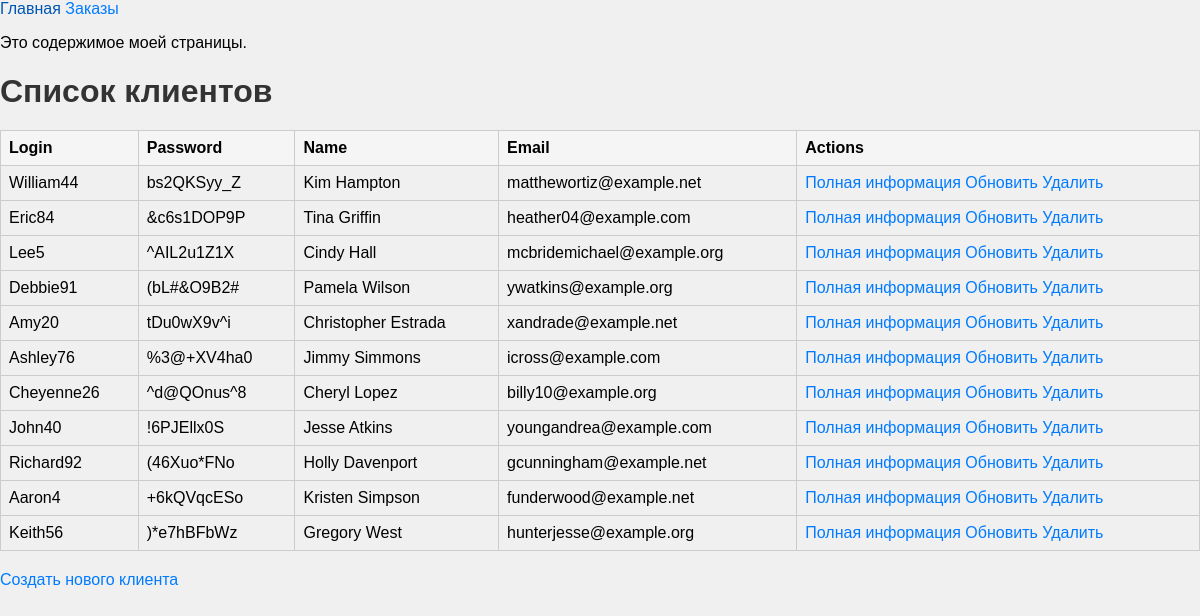
Page /client_list on the committed database.
### apphw/models.py (models this page shows, shortened)
class Client(models.Model):
    login = models.CharField(max_length=30)
    password = models.CharField(max_length=30)
    name = models.CharField(max_length=50)
    email = models.EmailField()
    phone_number = models.CharField(max_length=15)
    address = models.TextField()
    registration_date = models.DateField(auto_now_add=True)

### apphw/views.py (the view)
# urls.py: path('client_list', views.client_list, name='client_list'),
def client_list(request):
    clients = Client.objects.all()
    return render(request, 'client_list.html', {'clients': clients})

### apphw/templates/client_list.html (shortened to what this page needs)
{% extends 'base.html' %}
{% block content %}
<p>Это содержимое моей страницы.</p>
    <h1>Список клиентов</h1>
    <table>
        <thead>
            <tr><th>Login</th>
                <th>Password</th>
                <th>Name</th>
                <th>Email</th>
                <th>Actions</th>
            </tr>
        </thead>
        <tbody>
            {% for client in clients %}
                <tr>
                    <td>{{ client.login }}</td>
                    <td>{{ client.password }}</td>
                    <td>{{ client.name }}</td>
                    <td>{{ client.email }}</td>
                    <td>
                        <a href="{% url 'view_client' client.id %}">Полная информация</a>
                        <a href="{% url 'update_client' client.id %}">Обновить</a>
                        <a href="{% url 'delete_client' client.id %}">Удалить</a>
                    </td>
                </tr>
            {% endfor %}
        </tbody>
    </table>
    <a href="{% url 'create_client' 1 %}">Создать нового клиента </a>
{% endblock %}

### static/styles.css (style rules this page uses)
body { font-family: Arial, sans-serif; margin: 0; padding: 0; background-color: #f0f0f0; }
h1 { color: #333; margin-bottom: 20px; }
a { color: #007bff; text-decoration: none; transition: color 0.3s ease; }
table { width: 100%; border-collapse: collapse; margin-bottom: 20px; }
table th, table td { border: 1px solid #ccc; padding: 8px; }
table th { background-color: #f5f5f5; font-weight: bold; text-align: left; }

### rows in the picture
Client: login "William44", password "bs2QKSyy_Z", name "Kim Hampton", email "matthewortiz@example.net"
Client: login "Eric84", password "&c6s1DOP9P", name "Tina Griffin", email "heather04@example.com"
Client: login "Lee5", password "^AIL2u1Z1X", name "Cindy Hall", email "mcbridemichael@example.org"
Client: login "Debbie91", password "(bL#&O9B2#", name "Pamela Wilson", email "ywatkins@example.org"
Client: login "Amy20", password "tDu0wX9v^i", name "Christopher Estrada", email "xandrade@example.net"
Client: login "Ashley76", password "%3@+XV4ha0", name "Jimmy Simmons", email "icross@example.com"
Client: login "Cheyenne26", password "^d@QOnus^8", name "Cheryl Lopez", email "billy10@example.org"
Client: login "John40", password "!6PJEllx0S", name "Jesse Atkins", email "youngandrea@example.com"
Client: login "Richard92", password "(46Xuo*FNo", name "Holly Davenport", email "gcunningham@example.net"
Client: login "Aaron4", password "+6kQVqcESo", name "Kristen Simpson", email "funderwood@example.net"
Client: login "Keith56", password ")*e7hBFbWz", name "Gregory West", email "hunterjesse@example.org"
